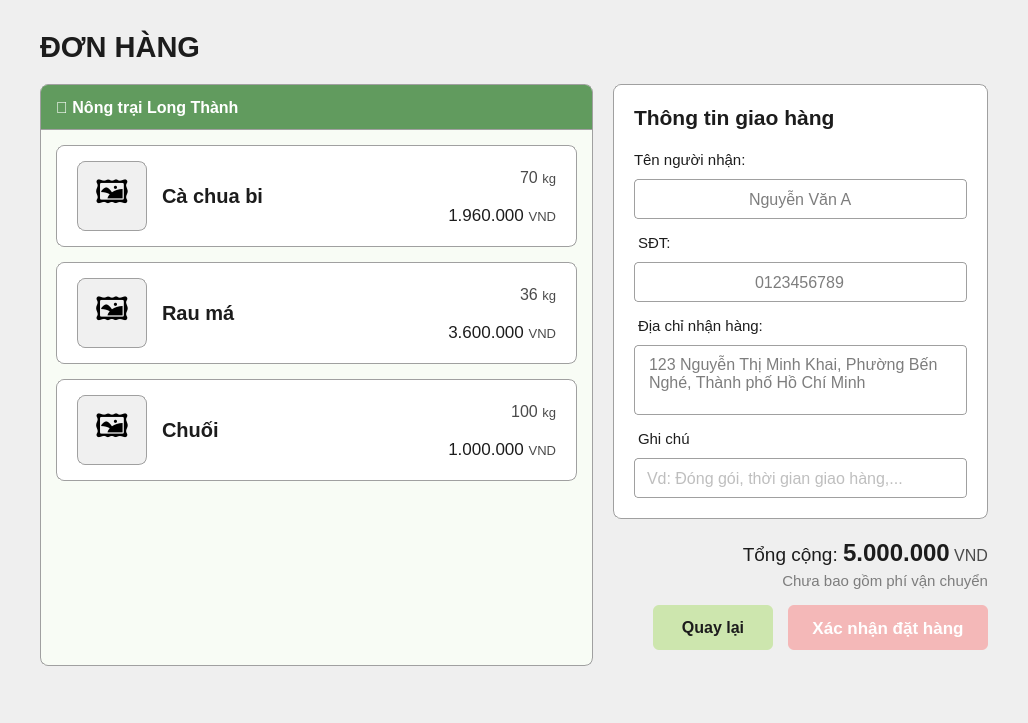
       <widget class="QWidget" name="scrollAreaWidgetContents">
        <property name="geometry">
         <rect>
          <x>0</x>
          <y>0</y>
          <width>1028</width>
          <height>723</height>
         </rect>
        </property>
        <property name="styleSheet">
         <string notr="true">QWidget#scrollAreaWidgetContents { background-color: #F4F6F4; }</string>
        </property>
        <layout class="QVBoxLayout" name="verticalLayout_scroll">
         <property name="spacing">
          <number>20</number>
         </property>
         <property name="leftMargin">
          <number>40</number>
         </property>
         <property name="topMargin">
          <number>30</number>
         </property>
         <property name="rightMargin">
          <number>40</number>
         </property>
         <property name="bottomMargin">
          <number>40</number>
         </property>
         <item>
          <widget class="QLabel" name="lbl_page_title">
           <property name="styleSheet">
            <string notr="true">color: #1C1C1C; font-size: 22pt; font-weight: 900; text-transform: uppercase;</string>
           </property>
           <property name="text">
            <string>ĐƠN HÀNG</string>
           </property>
          </widget>
         </item>
         <item>
          <layout class="QHBoxLayout" name="content_columns">
           <property name="spacing">
            <number>20</number>
           </property>
           <item>
            <widget class="QFrame" name="left_col">
             <property name="sizePolicy">
              <sizepolicy hsizetype="Preferred" vsizetype="Preferred">
               <horstretch>55</horstretch>
               <verstretch>0</verstretch>
              </sizepolicy>
             </property>
             <property name="styleSheet">
              <string notr="true">QFrame#left_col {
    background-color: #F8FCF5;
    border: 1px solid #A0A0A0;
    border-radius: 8px;
}</string>
             </property>
             <layout class="QVBoxLayout" name="vbox_order_items">
              <property name="spacing">
               <number>0</number>
              </property>
              <property name="leftMargin">
               <number>0</number>
              </property>
              <property name="topMargin">
               <number>0</number>
              </property>
              <property name="rightMargin">
               <number>0</number>
              </property>
              <property name="bottomMargin">
               <number>0</number>
              </property>
              <item>
               <widget class="QFrame" name="header_farm">
                <property name="minimumSize">
                 <size>
                  <width>0</width>
                  <height>45</height>
                 </size>
                </property>
                <property name="styleSheet">
                 <string notr="true">background-color: #619B5E; border-top-left-radius: 7px; border-top-right-radius: 7px; border-bottom: 1px solid #A0A0A0;</string>
                </property>
                <layout class="QHBoxLayout" name="hbox_header_farm">
                 <property name="leftMargin">
                  <number>15</number>
                 </property>
                 <item>
                  <widget class="QLabel" name="lbl_farm_name">
                   <property name="styleSheet">
                    <string notr="true">color: white; font-size: 12pt; font-weight: bold; border: none;</string>
                   </property>
                   <property name="text">
                    <string>🏪 Nông trại Long Thành</string>
                   </property>
                  </widget>
                 </item>
                </layout>
               </widget>
              </item>
              <item>
               <layout class="QVBoxLayout" name="vbox_items_list">
                <property name="spacing">
                 <number>15</number>
                </property>
                <property name="leftMargin">
                 <number>15</number>
                </property>
                <property name="topMargin">
                 <number>15</number>
                </property>
                <property name="rightMargin">
                 <number>15</number>
                </property>
                <property name="bottomMargin">
                 <number>15</number>
                </property>
                <item>
                 <widget class="QFrame" name="item_1">
                  <property name="styleSheet">
                   <string notr="true">QFrame#item_1 { background-color: #FFFFFF; border: 1px solid #A0A0A0; border-radius: 8px; }</string>
                  </property>
                  <layout class="QHBoxLayout" name="hbox_item1">
                   <property name="spacing">
                    <number>15</number>
                   </property>
                   <property name="leftMargin">
                    <number>20</number>
                   </property>
                   <property name="topMargin">
                    <number>15</number>
                   </property>
                   <property name="rightMargin">
                    <number>20</number>
                   </property>
                   <property name="bottomMargin">
                    <number>15</number>
                   </property>
                   <item>
                    <widget class="QLabel" name="img_1">
                     <property name="minimumSize">
                      <size>
                       <width>70</width>
                       <height>70</height>
                      </size>
                     </property>
                     <property name="maximumSize">
                      <size>
                       <width>70</width>
                       <height>70</height>
                      </size>
                     </property>
                     <property name="styleSheet">
                      <string notr="true">background-color: #F0F0F0; border: 1px solid #A0A0A0; border-radius: 8px; font-size: 24pt;</string>
                     </property>
                     <property name="text">
                      <string>🖼️</string>
                     </property>
                     <property name="alignment">
                      <set>Qt::AlignCenter</set>
                     </property>
                    </widget>
                   </item>
                   <item alignment="Qt::AlignVCenter">
                    <widget class="QLabel" name="name_1">
                     <property name="styleSheet">
                      <string notr="true">font-size: 15pt; font-weight: bold; color: #1C1C1C; border: none;</string>
                     </property>
                     <property name="text">
                      <string>Cà chua bi</string>
                     </property>
                    </widget>
                   </item>
                   <item>
                    <spacer name="hs_item1">
                     <property name="orientation">
                      <enum>Qt::Horizontal</enum>
                     </property>
                     <property name="sizeHint" stdset="0">
                      <size>
                       <width>40</width>
                       <height>20</height>
                      </size>
                     </property>
                    </spacer>
                   </item>
                   <item>
                    <layout class="QVBoxLayout" name="vbox_price1">
                     <property name="spacing">
                      <number>5</number>
                     </property>
                     <item>
                      <widget class="QLabel" name="qty_1">
                       <property name="styleSheet">
                        <string notr="true">font-size: 12pt; color: #4A4A4A; border: none;</string>
                       </property>
                       <property name="text">
                        <string>&lt;html&gt;&lt;body&gt;70 &lt;span style=&quot;font-size:10pt;&quot;&gt;kg&lt;/span&gt;&lt;/body&gt;&lt;/html&gt;</string>
                       </property>
                       <property name="alignment">
                        <set>Qt::AlignRight|Qt::AlignTrailing|Qt::AlignVCenter</set>
                       </property>
                      </widget>
                     </item>
                     <item>
                      <widget class="QLabel" name="total_1">
                       <property name="styleSheet">
                        <string notr="true">font-size: 13pt; color: #4A4A4A; border: none;</string>
                       </property>
                       <property name="text">
                        <string>&lt;html&gt;&lt;body&gt;&lt;span style=&quot;color:#1C1C1C;&quot;&gt;1.960.000&lt;/span&gt; &lt;span style=&quot;font-size:10pt;&quot;&gt;VND&lt;/span&gt;&lt;/body&gt;&lt;/html&gt;</string>
                       </property>
                       <property name="alignment">
                        <set>Qt::AlignRight|Qt::AlignTrailing|Qt::AlignVCenter</set>
                       </property>
                      </widget>
                     </item>
                    </layout>
                   </item>
                  </layout>
                 </widget>
                </item>
                <item>
                 <widget class="QFrame" name="item_2">
                  <property name="styleSheet">
                   <string notr="true">QFrame#item_2 { background-color: #FFFFFF; border: 1px solid #A0A0A0; border-radius: 8px; }</string>
                  </property>
                  <layout class="QHBoxLayout" name="hbox_item2">
                   <property name="spacing">
                    <number>15</number>
                   </property>
                   <property name="leftMargin">
                    <number>20</number>
                   </property>
                   <property name="topMargin">
                    <number>15</number>
                   </property>
                   <property name="rightMargin">
                    <number>20</number>
                   </property>
                   <property name="bottomMargin">
                    <number>15</number>
                   </property>
                   <item>
                    <widget class="QLabel" name="img_2">
                     <property name="minimumSize">
                      <size>
                       <width>70</width>
                       <height>70</height>
                      </size>
                     </property>
                     <property name="maximumSize">
                      <size>
                       <width>70</width>
                       <height>70</height>
                      </size>
                     </property>
                     <property name="styleSheet">
                      <string notr="true">background-color: #F0F0F0; border: 1px solid #A0A0A0; border-radius: 8px; font-size: 24pt;</string>
                     </property>
                     <property name="text">
                      <string>🖼️</string>
                     </property>
                     <property name="alignment">
                      <set>Qt::AlignCenter</set>
                     </property>
                    </widget>
                   </item>
                   <item alignment="Qt::AlignVCenter">
                    <widget class="QLabel" name="name_2">
                     <property name="styleSheet">
                      <string notr="true">font-size: 15pt; font-weight: bold; color: #1C1C1C; border: none;</string>
                     </property>
                     <property name="text">
                      <string>Rau má</string>
                     </property>
                    </widget>
                   </item>
                   <item>
                    <spacer name="hs_item2">
                     <property name="orientation">
                      <enum>Qt::Horizontal</enum>
                     </property>
                     <property name="sizeHint" stdset="0">
                      <size>
                       <width>40</width>
                       <height>20</height>
                      </size>
                     </property>
                    </spacer>
                   </item>
                   <item>
                    <layout class="QVBoxLayout" name="vbox_price2">
                     <property name="spacing">
                      <number>5</number>
                     </property>
                     <item>
                      <widget class="QLabel" name="qty_2">
                       <property name="styleSheet">
                        <string notr="true">font-size: 12pt; color: #4A4A4A; border: none;</string>
                       </property>
                       <property name="text">
                        <string>&lt;html&gt;&lt;body&gt;36 &lt;span style=&quot;font-size:10pt;&quot;&gt;kg&lt;/span&gt;&lt;/body&gt;&lt;/html&gt;</string>
                       </property>
                       <property name="alignment">
                        <set>Qt::AlignRight|Qt::AlignTrailing|Qt::AlignVCenter</set>
                       </property>
                      </widget>
                     </item>
                     <item>
                      <widget class="QLabel" name="total_2">
                       <property name="styleSheet">
                        <string notr="true">font-size: 13pt; color: #4A4A4A; border: none;</string>
                       </property>
                       <property name="text">
                        <string>&lt;html&gt;&lt;body&gt;&lt;span style=&quot;color:#1C1C1C;&quot;&gt;3.600.000&lt;/span&gt; &lt;span style=&quot;font-size:10pt;&quot;&gt;VND&lt;/span&gt;&lt;/body&gt;&lt;/html&gt;</string>
                       </property>
                       <property name="alignment">
                        <set>Qt::AlignRight|Qt::AlignTrailing|Qt::AlignVCenter</set>
                       </property>
                      </widget>
                     </item>
                    </layout>
                   </item>
                  </layout>
                 </widget>
                </item>
                <item>
                 <widget class="QFrame" name="item_3">
                  <property name="styleSheet">
                   <string notr="true">QFrame#item_3 { background-color: #FFFFFF; border: 1px solid #A0A0A0; border-radius: 8px; }</string>
                  </property>
                  <layout class="QHBoxLayout" name="hbox_item3">
                   <property name="spacing">
                    <number>15</number>
                   </property>
                   <property name="leftMargin">
                    <number>20</number>
                   </property>
                   <property name="topMargin">
                    <number>15</number>
                   </property>
                   <property name="rightMargin">
                    <number>20</number>
                   </property>
                   <property name="bottomMargin">
                    <number>15</number>
                   </property>
                   <item>
                    <widget class="QLabel" name="img_3">
                     <property name="minimumSize">
                      <size>
                       <width>70</width>
                       <height>70</height>
                      </size>
                     </property>
                     <property name="maximumSize">
                      <size>
                       <width>70</width>
                       <height>70</height>
                      </size>
                     </property>
                     <property name="styleSheet">
                      <string notr="true">background-color: #F0F0F0; border: 1px solid #A0A0A0; border-radius: 8px; font-size: 24pt;</string>
                     </property>
                     <property name="text">
                      <string>🖼️</string>
                     </property>
                     <property name="alignment">
                      <set>Qt::AlignCenter</set>
                     </property>
                    </widget>
                   </item>
                   <item alignment="Qt::AlignVCenter">
                    <widget class="QLabel" name="name_3">
                     <property name="styleSheet">
                      <string notr="true">font-size: 15pt; font-weight: bold; color: #1C1C1C; border: none;</string>
                     </property>
                     <property name="text">
                      <string>Chuối</string>
                     </property>
                    </widget>
                   </item>
                   <item>
                    <spacer name="hs_item3">
                     <property name="orientation">
                      <enum>Qt::Horizontal</enum>
                     </property>
                     <property name="sizeHint" stdset="0">
                      <size>
                       <width>40</width>
                       <height>20</height>
                      </size>
                     </property>
                    </spacer>
                   </item>
                   <item>
                    <layout class="QVBoxLayout" name="vbox_price3">
                     <property name="spacing">
                      <number>5</number>
                     </property>
                     <item>
                      <widget class="QLabel" name="qty_3">
                       <property name="styleSheet">
                        <string notr="true">font-size: 12pt; color: #4A4A4A; border: none;</string>
                       </property>
                       <property name="text">
                        <string>&lt;html&gt;&lt;body&gt;100 &lt;span style=&quot;font-size:10pt;&quot;&gt;kg&lt;/span&gt;&lt;/body&gt;&lt;/html&gt;</string>
                       </property>
                       <property name="alignment">
                        <set>Qt::AlignRight|Qt::AlignTrailing|Qt::AlignVCenter</set>
                       </property>
                      </widget>
                     </item>
                     <item>
                      <widget class="QLabel" name="total_3">
                       <property name="styleSheet">
                        <string notr="true">font-size: 13pt; color: #4A4A4A; border: none;</string>
                       </property>
                       <property name="text">
                        <string>&lt;html&gt;&lt;body&gt;&lt;span style=&quot;color:#1C1C1C;&quot;&gt;1.000.000&lt;/span&gt; &lt;span style=&quot;font-size:10pt;&quot;&gt;VND&lt;/span&gt;&lt;/body&gt;&lt;/html&gt;</string>
                       </property>
                       <property name="alignment">
                        <set>Qt::AlignRight|Qt::AlignTrailing|Qt::AlignVCenter</set>
                       </property>
                      </widget>
                     </item>
                    </layout>
                   </item>
                  </layout>
                 </widget>
                </item>
                <item>
                 <spacer name="vs_list_pad">
                  <property name="orientation">
                   <enum>Qt::Vertical</enum>
                  </property>
                  <property name="sizeHint" stdset="0">
                   <size>
                    <width>20</width>
                    <height>20</height>
                   </size>
                  </property>
                 </spacer>
                </item>
               </layout>
              </item>
             </layout>
            </widget>
           </item>
           <item>
            <layout class="QVBoxLayout" name="vbox_right_col">
             <property name="spacing">
              <number>20</number>
             </property>
             <item>
              <widget class="QFrame" name="form_frame">
               <property name="sizePolicy">
                <sizepolicy hsizetype="Preferred" vsizetype="Preferred">
                 <horstretch>45</horstretch>
                 <verstretch>0</verstretch>
                </sizepolicy>
               </property>
               <property name="styleSheet">
                <string notr="true">QFrame#form_frame {
    background-color: #FFFFFF;
    border: 1px solid #A0A0A0;
    border-radius: 8px;
}</string>
               </property>
               <layout class="QVBoxLayout" name="verticalLayout_form_inner">
                <property name="spacing">
                 <number>10</number>
                </property>
                <property name="leftMargin">
                 <number>20</number>
                </property>
                <property name="topMargin">
                 <number>20</number>
                </property>
                <property name="rightMargin">
                 <number>20</number>
                </property>
                <property name="bottomMargin">
                 <number>20</number>
                </property>
                <item>
                 <widget class="QLabel" name="lbl_form_header">
                  <property name="styleSheet">
                   <string notr="true">color: #1C1C1C; font-size: 16pt; font-weight: bold; border: none;</string>
                  </property>
                  <property name="text">
                   <string>Thông tin giao hàng</string>
                  </property>
                 </widget>
                </item>
                <item>
                 <widget class="QFrame" name="line_form">
                  <property name="minimumSize">
                   <size>
                    <width>0</width>
                    <height>1</height>
                   </size>
                  </property>
                  <property name="maximumSize">
                   <size>
                    <width>16777215</width>
                    <height>1</height>
                   </size>
                  </property>
                  <property name="styleSheet">
                   <string notr="true">background-color: #A0A0A0; margin-bottom: 5px;</string>
                  </property>
                 </widget>
                </item>
                <item>
                 <widget class="QLabel" name="lbl_ten_nguoi_nhan">
                  <property name="styleSheet">
                   <string notr="true">color: #1C1C1C; font-size: 11pt; border: none;</string>
                  </property>
                  <property name="text">
                   <string>Tên người nhận:</string>
                  </property>
                 </widget>
                </item>
                <item>
                 <widget class="QLineEdit" name="txt_ten_nguoi_nhan">
                  <property name="minimumSize">
                   <size>
                    <width>0</width>
                    <height>40</height>
                   </size>
                  </property>
                  <property name="styleSheet">
                   <string notr="true">QLineEdit { background-color: #FFFFFF; border: 1px solid #A0A0A0; border-radius: 4px; padding: 0 10px; font-size: 12pt; color: #7D7D7D; }</string>
                  </property>
                  <property name="text">
                   <string>Nguyễn Văn A</string>
                  </property>
                  <property name="alignment">
                   <set>Qt::AlignCenter</set>
                  </property>
                 </widget>
                </item>
                <item>
                 <widget class="QLabel" name="lbl_sdt">
                  <property name="styleSheet">
                   <string notr="true">color: #1C1C1C; font-size: 11pt; border: none; margin-top: 5px;</string>
                  </property>
                  <property name="text">
                   <string>SĐT:</string>
                  </property>
                 </widget>
                </item>
                <item>
                 <widget class="QLineEdit" name="txt_sdt">
                  <property name="minimumSize">
                   <size>
                    <width>0</width>
                    <height>40</height>
                   </size>
                  </property>
                  <property name="styleSheet">
                   <string notr="true">QLineEdit { background-color: #FFFFFF; border: 1px solid #A0A0A0; border-radius: 4px; padding: 0 10px; font-size: 12pt; color: #7D7D7D; }</string>
                  </property>
                  <property name="text">
                   <string>0123456789</string>
                  </property>
                  <property name="alignment">
                   <set>Qt::AlignCenter</set>
                  </property>
                 </widget>
                </item>
                <item>
                 <widget class="QLabel" name="lbl_dia_chi">
                  <property name="styleSheet">
                   <string notr="true">color: #1C1C1C; font-size: 11pt; border: none; margin-top: 5px;</string>
                  </property>
                  <property name="text">
                   <string>Địa chỉ nhận hàng:</string>
                  </property>
                 </widget>
                </item>
                <item>
                 <widget class="QTextEdit" name="txt_dia_chi">
                  <property name="minimumSize">
                   <size>
                    <width>0</width>
                    <height>70</height>
                   </size>
                  </property>
                  <property name="maximumSize">
                   <size>
                    <width>16777215</width>
                    <height>70</height>
                   </size>
                  </property>
                  <property name="styleSheet">
                   <string notr="true">QTextEdit { background-color: #FFFFFF; border: 1px solid #A0A0A0; border-radius: 4px; padding: 5px 10px; font-size: 12pt; color: #7D7D7D; }</string>
                  </property>
                  <property name="html">
                   <string>&lt;!DOCTYPE HTML PUBLIC &quot;-//W3C//DTD HTML 4.0//EN&quot; &quot;http://www.w3.org/TR/REC-html40/strict.dtd&quot;&gt;
&lt;html&gt;&lt;head&gt;&lt;meta name=&quot;qrichtext&quot; content=&quot;1&quot; /&gt;&lt;style type=&quot;text/css&quot;&gt;
p, li { white-space: pre-wrap; }
&lt;/style&gt;&lt;/head&gt;&lt;body style=&quot; font-family:'Segoe UI,Arial,sans-serif'; font-size:12pt; font-weight:400; font-style:normal;&quot;&gt;
&lt;p style=&quot; margin-top:0px; margin-bottom:0px; margin-left:0px; margin-right:0px; -qt-block-indent:0; text-indent:0px;&quot;&gt;&lt;span style=&quot; font-family:'Segoe UI';&quot;&gt;123 Nguyễn Thị Minh Khai, Phường Bến Nghé, Thành phố Hồ Chí Minh&lt;/span&gt;&lt;/p&gt;&lt;/body&gt;&lt;/html&gt;</string>
                  </property>
                 </widget>
                </item>
                <item>
                 <widget class="QLabel" name="lbl_ghi_chu">
                  <property name="styleSheet">
                   <string notr="true">color: #1C1C1C; font-size: 11pt; border: none; margin-top: 5px;</string>
                  </property>
                  <property name="text">
                   <string>Ghi chú</string>
                  </property>
                 </widget>
                </item>
                <item>
                 <widget class="QLineEdit" name="txt_ghi_chu">
                  <property name="minimumSize">
                   <size>
                    <width>0</width>
                    <height>40</height>
                   </size>
                  </property>
                  <property name="styleSheet">
                   <string notr="true">QLineEdit { background-color: #FFFFFF; border: 1px solid #A0A0A0; border-radius: 4px; padding: 0 10px; font-size: 12pt; color: #7D7D7D; }</string>
                  </property>
                  <property name="placeholderText">
                   <string>Vd: Đóng gói, thời gian giao hàng,...</string>
                  </property>
                 </widget>
                </item>
               </layout>
              </widget>
             </item>
             <item>
              <layout class="QVBoxLayout" name="vbox_summary">
               <property name="spacing">
                <number>5</number>
               </property>
               <item>
                <widget class="QLabel" name="lbl_tong_cong">
                 <property name="styleSheet">
                  <string notr="true">font-size: 14pt; color: #1C1C1C; border: none;</string>
                 </property>
                 <property name="text">
                  <string>&lt;html&gt;&lt;body&gt;Tổng cộng: &lt;span style=&quot;font-size:18pt; font-weight:bold;&quot;&gt;5.000.000&lt;/span&gt;&lt;span style=&quot;font-size:12pt; font-weight:normal; color:#4A4A4A;&quot;&gt; VND&lt;/span&gt;&lt;/body&gt;&lt;/html&gt;</string>
                 </property>
                 <property name="alignment">
                  <set>Qt::AlignRight|Qt::AlignTrailing|Qt::AlignVCenter</set>
                 </property>
                </widget>
               </item>
               <item>
                <widget class="QLabel" name="lbl_note_phi">
                 <property name="styleSheet">
                  <string notr="true">font-size: 11pt; color: #7D7D7D; border: none;</string>
                 </property>
                 <property name="text">
                  <string>Chưa bao gồm phí vận chuyển</string>
                 </property>
                 <property name="alignment">
                  <set>Qt::AlignRight|Qt::AlignTrailing|Qt::AlignVCenter</set>
                 </property>
                </widget>
               </item>
               <item>
                <layout class="QHBoxLayout" name="hbox_buttons">
                 <property name="spacing">
                  <number>15</number>
                 </property>
                 <property name="topMargin">
                  <number>10</number>
                 </property>
                 <item>
                  <spacer name="hs_btn_left">
                   <property name="orientation">
                    <enum>Qt::Horizontal</enum>
                   </property>
                   <property name="sizeHint" stdset="0">
                    <size>
                     <width>40</width>
                     <height>20</height>
                    </size>
                   </property>
                  </spacer>
                 </item>
                 <item>
                  <widget class="QPushButton" name="btn_quay_lai">
                   <property name="minimumSize">
                    <size>
                     <width>120</width>
                     <height>45</height>
                    </size>
                   </property>
                   <property name="cursor">
                    <cursorShape>PointingHandCursor</cursorShape>
                   </property>
                   <property name="styleSheet">
                    <string notr="true">QPushButton {
    background-color: #CDE6AE;
    color: #1C1C1C;
    border-radius: 6px;
    font-size: 12pt;
    font-weight: bold;
    border: none;
}
QPushButton:hover { background-color: #BDE08B; }</string>
                   </property>
                   <property name="text">
                    <string>Quay lại</string>
                   </property>
                  </widget>
                 </item>
                 <item>
                  <widget class="QPushButton" name="btn_xac_nhan_dat_hang">
                   <property name="minimumSize">
                    <size>
                     <width>200</width>
                     <height>45</height>
                    </size>
                   </property>
                   <property name="cursor">
                    <cursorShape>PointingHandCursor</cursorShape>
                   </property>
                   <property name="styleSheet">
                    <string notr="true">QPushButton {
    background-color: #F4B8B8;
    color: white;
    border-radius: 6px;
    font-size: 13pt;
    font-weight: bold;
    border: none;
}
QPushButton:hover { background-color: #EEA0A0; }</string>
                   </property>
                   <property name="text">
                    <string>Xác nhận đặt hàng</string>
                   </property>
                  </widget>
                 </item>
                </layout>
               </item>
              </layout>
             </item>
             <item>
              <spacer name="vs_right_col">
               <property name="orientation">
                <enum>Qt::Vertical</enum>
               </property>
               <property name="sizeHint" stdset="0">
                <size>
                 <width>20</width>
                 <height>40</height>
                </size>
               </property>
              </spacer>
             </item>
            </layout>
           </item>
          </layout>
         </item>
         <item>
          <spacer name="verticalSpacer_scroll_bottom">
           <property name="orientation">
            <enum>Qt::Vertical</enum>
           </property>
           <property name="sizeHint" stdset="0">
            <size>
             <width>20</width>
             <height>40</height>
            </size>
           </property>
          </spacer>
         </item>
        </layout>
       </widget>
